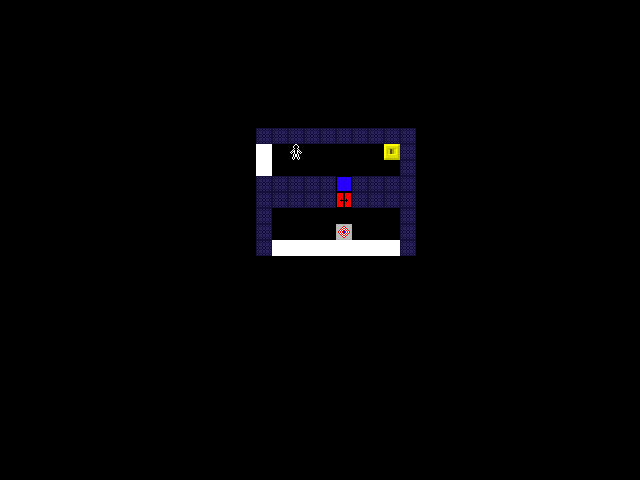

Rendered tile map (Tiled .tmx) drawn with the repository's tilesets; below, a short description and the map source with its tile grids summarised:
An orthogonal 40x30 tile map with 16x16 px tiles, 5 tile layers (tiles, pieces, pieces2, pieces3, ...) and 1 object.

<map version="1.10" tiledversion="1.11.0" orientation="orthogonal" renderorder="right-down" width="40" height="30" tilewidth="16" tileheight="16" infinite="0" nextlayerid="8" nextobjectid="7">
 <tileset firstgid="1" name="tiles" tilewidth="16" tileheight="16" tilecount="81" columns="9">
  <image source="tiles.png" width="144" height="144" />
 </tileset>
 <layer id="1" name="tiles" width="40" height="30">
  <data>[1200 cells, 48 non-empty, 4 distinct tile ids]</data>
 </layer>
 <layer id="2" name="pieces" width="40" height="30">
  <data>[1200 cells, 2 non-empty, 2 distinct tile ids]</data>
 </layer>
 <layer id="6" name="pieces2" width="40" height="30">
  <data>[1200 cells, 0 non-empty, 0 distinct tile ids]</data>
 </layer>
 <layer id="7" name="pieces3" width="40" height="30">
  <data>[1200 cells, 0 non-empty, 0 distinct tile ids]</data>
 </layer>
 <layer id="3" name="actors" width="40" height="30">
  <data>[1200 cells, 1 non-empty, 1 distinct tile ids]</data>
 </layer>
 <objectgroup id="5" name="connectors">
  <object id="6" x="391.409" y="151.239">
   <polyline points="0,0 -48.7137,50.413" />
  </object>
 </objectgroup>
</map>
